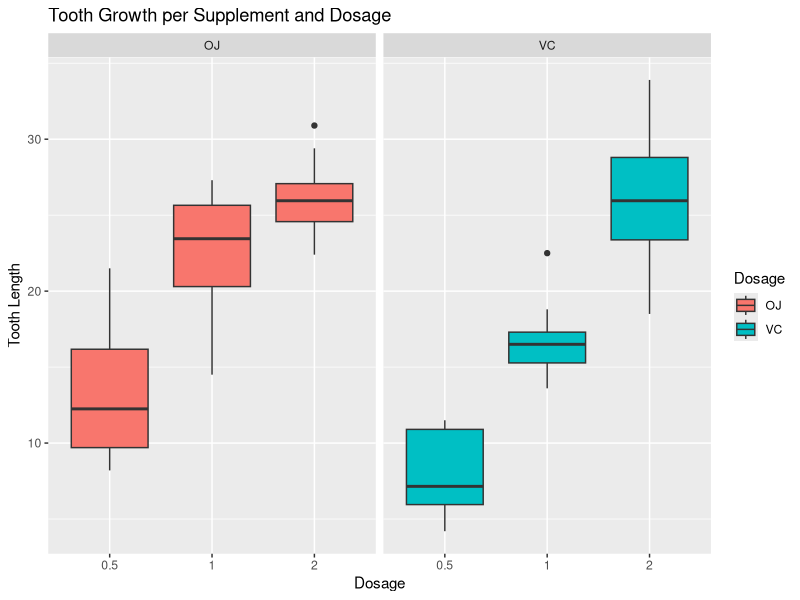

R code for this plot: (Note: this script raises an error after producing the figure.)
## ---- chunk 1
library(datasets)
data(ToothGrowth)
str(ToothGrowth)
## ---- chunk 2
ToothGrowth$dose <- factor(ToothGrowth$dose)
summary(ToothGrowth)
## ---- chunk 3
library(ggplot2)
ggplot(ToothGrowth, aes(x=dose, y=len)) +
        geom_boxplot(aes(fill=supp)) + 
        facet_wrap( ~ supp) +
        xlab("Dosage") + ylab("Tooth Length") + ggtitle("Tooth Growth per Supplement and Dosage") +
        guides(fill=guide_legend(title="Dosage"))
## ---- chunk 4
t.test(len ~ supp, paired = FALSE, var.equal = FALSE, data=ToothGrowth)
t.test(len ~ supp, paired = FALSE, var.equal = TRUE, data=ToothGrowth)
## ---- chunk 5
tgdose <- split(ToothGrowth, ToothGrowth$dose)
str(tgdose)
## ---- chunk 6
t.test(tgdose[["1"]]$len, tgdose[["0.5"]]$len, paired = FALSE, var.equal = FALSE)
t.test(tgdose[["2"]]$len, tgdose[["1"]]$len, paired = FALSE, var.equal = FALSE)
